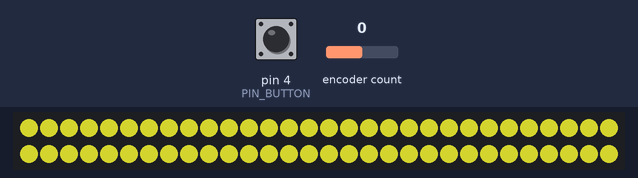
Recording of a sketch running on a simulated Arduino Uno, built with avr-gcc and run on an emulated ATmega328P. Shown: 60 RGB LEDs in strip order, left to right, continuing on the next row. The inputs (shaded band) are chosen by the test bench; at power-on: encoder count 0, pin 4 (PIN_BUTTON) HIGH. Dim RGB values are drawn brighter than linear.

Above: at 1.2 s.
1.3 s: encoder count set to -1
At 1.36 s:
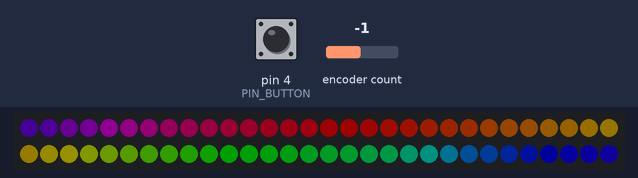
3.0 s: encoder count set to -2
At 3.41 s:
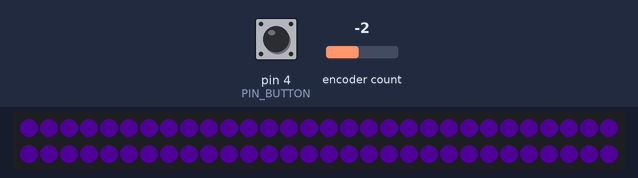
5.2 s: encoder count set to -1
At 5.31 s:
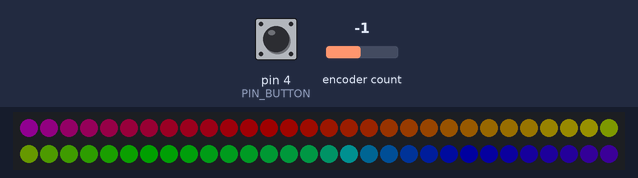
7.8 s: pin 4 (PIN_BUTTON) pulled LOW for 3.2 s
At 8.4 s:
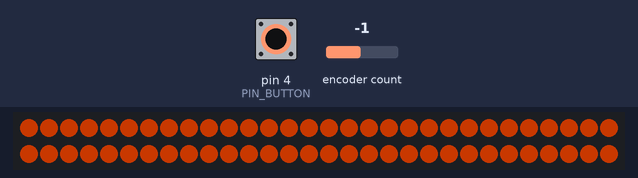
11.6 s: pin 4 (PIN_BUTTON) pulled LOW for 0.15 s
At 11.67 s:
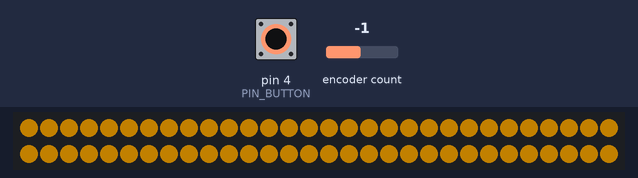
12.3 s: pin 4 (PIN_BUTTON) pulled LOW for 1 s
At 12.9 s:
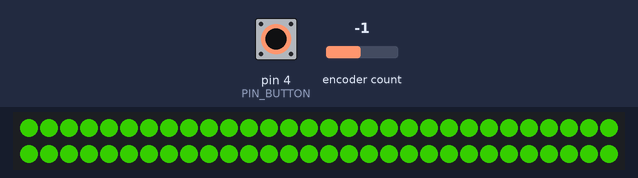

The sketch:

main.ino
```cpp
/* Use the FastLED library instead of the Adafruit NeoPixel library. */
#include <FastLED.h>

/* This optional setting causes Encoder to use more optimized code,
 * It must be defined before Encoder.h is included. */
#define ENCODER_OPTIMIZE_INTERRUPTS
#include <Encoder.h>

/* Digital IO pins. */
#define PIN_ROTARY_ONE 3
#define PIN_ROTARY_TWO 2
#define PIN_BUTTON 4
#define PIN_LED 6

/* Number of LEDs in the strip. */
#define NUM_LEDS 60

/* Rotary encoder object */
Encoder encoder(PIN_ROTARY_ONE, PIN_ROTARY_TWO);

/* This variable holds the LED color state. */
CRGB leds[NUM_LEDS];

/* All the different modes that are available. */
#define MAX_MODES 4
void modeTemperature();
void modeSolid();
void modeSolidRainbow();
void modeRainbow();
void (*modes[MAX_MODES])() = {
    &modeTemperature,
    &modeSolid,
    &modeSolidRainbow,
    &modeRainbow
};

/* Define the different parameters that can be changed using the rotary wheel. */
#define PARAMETER_MODE 0
#define PARAMETER_HUE 1
#define PARAMETER_SATURATION 2
#define PARAMETER_VALUE 3
#define PARAMETER_SPEED 4
#define PARAMETER_POSITION 5
#define PARAMETER_SIZE 6
#define MAX_PARAMETERS 7

/* Holds the parameter that is currently changed using the rotary wheel. */
uint8_t activeParameter = PARAMETER_MODE;

/* Holds the values of the different parameters. */
uint8_t parameters[MAX_PARAMETERS] = { 0, 190, 255, 128, 10, 0, NUM_LEDS-1 };

/* Maximum values of the different parameters, plus one. Zero denotes that a
 * variable can stretch the full range of 0-255. */
uint8_t parameterMax[MAX_PARAMETERS] = { MAX_MODES, 0, 0, 0, 0, NUM_LEDS, NUM_LEDS };

/* Rainbow colors, used to signify active parameter to the user. */
CRGB rainbowColors[MAX_PARAMETERS] = {
    CHSV(0,   255, 255),
    CHSV(21,  255, 255),
    CHSV(43,  255, 255),
    CHSV(85,  255, 255),
    CHSV(170, 255, 255),
    CHSV(198, 255, 255),
    CHSV(226, 255, 255)
};

/* Initial setup, called once on boot. */
void setup() {
    FastLED.addLeds<NEOPIXEL, PIN_LED>(leds, NUM_LEDS).setCorrection(TypicalSMD5050);
    pinMode(PIN_BUTTON, INPUT_PULLUP);
}

/* buttonPressed returns true if the button is pressed, false otherwise. */
uint8_t buttonPressed() {
    return digitalRead(PIN_BUTTON) == LOW;
}

/* buttonChanged returns true if the button was pressed or depressed since last
 * time the function was called. */
bool buttonChanged() {
    static bool lastState = false;
    bool state;
    bool rval;

    state = buttonPressed();
    rval = (state != lastState);
    lastState = state;

    return rval;
}

/* rotary_delta returns the number of full steps the rotary encoder has changed. */
int8_t rotary_delta() {
    int32_t e;
    int8_t rval = 0;

    e = encoder.read();

    rval = e / 4;
    e -= (rval * 4);

    encoder.write(e);

    return rval;
}

/* stepAnimation returns true if it is time for the next step in the animation,
 * according to the SPEED parameter. */
bool stepAnimation() {
    static uint32_t lastClock = 0;
    uint32_t diff;
    uint32_t clock;
    uint32_t expectedDelay;
    bool rval;

    /* Animations are disabled when speed is zero */
    if (parameters[PARAMETER_SPEED] == 0) {
        return false;
    }

    clock = millis();
    diff = clock - lastClock;

    /* Otherwise, delay 1000/SPEED milliseconds. */
    expectedDelay = 1000 / parameters[PARAMETER_SPEED];
    rval = (diff >= expectedDelay);

    if (rval) {
        lastClock = clock;
    }

    return rval;
}

/* ledRange returns a array of bools indicating which LEDs should be drawn,
 * according to the start and end parameters. This function differs from the
 * FastLED library function in the sense that end may be smaller than start. */
bool *ledRange(uint8_t start, uint8_t end) {
    static bool lit[NUM_LEDS];

    memset(&lit, 0, sizeof lit);

    start %= NUM_LEDS;
    end %= NUM_LEDS;

    if (end >= start) {
        /* Contiguous block */

        for (uint8_t led = start; led <= end; led++) {
            lit[led] = true;
        }
    } else {
        /* Split into two parts. Draw start first, then end. */

        for (uint8_t led = 0; led <= end; led++) {
            lit[led] = true;
        }

        for (uint8_t led = start; led < NUM_LEDS; led++) {
            lit[led] = true;
        }
    }

    return lit;
}

/* Fill LEDs with a solid color according to the specified range. All other
 * LEDs are blacked out. */
void fillSolid(bool *range, CRGB color) {
    fill_solid(&leds[0], NUM_LEDS, CRGB::Black);

    for (uint8_t led = 0; led < NUM_LEDS; led++) {
        if (range[led]) {
            leds[led] = color;
        }
    }
}

/* animatedLEDs returns a boolean array of LEDs that should be lit up according
* to POSITION and SIZE. Additionally, the movement animation is attempted. If an
* animation occurred, the animated boolean is set to true. Otherwise, it is set
* to false. If the animated parameter is NULL, it is ignored. */
bool *animatedLEDs(bool *animated = NULL) {
    static uint8_t animation_start = 0;
    uint8_t start;
    bool *range;
    bool anim;

    start = (animation_start + parameters[PARAMETER_POSITION]) % NUM_LEDS;
    range = ledRange(start, start + parameters[PARAMETER_SIZE]);
    anim = stepAnimation();

    if (anim) {
        animation_start++;
        animation_start %= NUM_LEDS;
    }

    if (animated) {
        *animated = anim;
    }

    return range;
}

/* modeTemperature draws a solid color across all LEDs, according to color temperature. */
void modeTemperature() {
    bool *range;

    range = animatedLEDs();
    fillSolid(range, HeatColor(parameters[PARAMETER_HUE]));

    FastLED.setBrightness(parameters[PARAMETER_VALUE]);
}

/* modeSolid draws a solid color across all LEDs, according to the parameters
 * HUE, SATURATION, VALUE. */
void modeSolid() {
    bool *range;

    range = animatedLEDs();
    fillSolid(range, CHSV(
        parameters[PARAMETER_HUE],
        parameters[PARAMETER_SATURATION],
        parameters[PARAMETER_VALUE]
    ));
}

/* modeSolidRainbow draws a solid color across all LEDs, animating it according
 * to the color wheel. */
void modeSolidRainbow() {
    static uint8_t hue = 0;
    bool animated;
    bool *range;

    range = animatedLEDs(&animated);

    fillSolid(range, CHSV(
        hue + parameters[PARAMETER_HUE],
        parameters[PARAMETER_SATURATION],
        parameters[PARAMETER_VALUE]
    ));

    if (animated) {
        hue++;
    }
}

/* modeRainbow draws an animated rainbow across all LEDs. */
void modeRainbow() {
    static uint8_t animation_hue = 0;
    uint8_t hue;
    uint8_t step;
    uint8_t steps = 0;
    bool animated;
    bool *range;

    range = animatedLEDs(&animated);

    /* Increment the color wheel so that it matches the number of visible LEDs */
    step = 255 / parameters[PARAMETER_SIZE];

    /* Black out all LEDs */
    fill_solid(&leds[0], NUM_LEDS, CRGB::Black);

    for (uint8_t led = 0; led < NUM_LEDS; led++) {
        if (!range[led]) {
            continue;
        }
        hue = animation_hue + parameters[PARAMETER_HUE] + (steps++ * step);
        leds[led] = CHSV(hue, parameters[PARAMETER_SATURATION], parameters[PARAMETER_VALUE]);
    }

    if (animated) {
        animation_hue++;
    }
}

/* Check if rotary wheel changed, and adjust active parameter */
void adjustParameter() {
    uint8_t changed;
    int8_t delta;
    uint8_t *mx = &parameterMax[activeParameter];

    delta = rotary_delta();
    changed = parameters[activeParameter] + delta;

    /* Wrap around */
    if (*mx > 0 && changed >= *mx) {
        if (delta < 1) {
            changed = *mx - 1;
        } else {
            changed = 0;
        }
    }

    parameters[activeParameter] = changed;
}

/* loop is called continuously. */
void loop() {

    /* Increase active parameter if button is pressed. */
    if (buttonChanged() && buttonPressed()) {
        activeParameter = (activeParameter + 1) % MAX_PARAMETERS;
        fill_solid(&leds[0], NUM_LEDS, rainbowColors[activeParameter]);
        FastLED.show();
    }

    /* Pause all activity while button is held down. */
    if (buttonPressed()) {
        return;
    }

    /* Adjust active parameter, if neccessary */
    adjustParameter();

    /* Increase or decrease parameter if rotary encoder moved. */
    /* Run the currently active mode. */
    modes[parameters[PARAMETER_MODE]]();
    FastLED.show();
}
```

Measured:
- after the input at 1.3 s, the LEDs: first change at once (image 1 shows a later state)
- after the input at 3.0 s, the LEDs: first change at once (image 2 shows a later state)
- after the input at 5.2 s, the LEDs: first change at once (image 3 shows a later state)
- after the input at 7.8 s, the LEDs: change at once (image 4)
- after the input at 11.6 s, the LEDs: change at once (image 5)
- after the input at 12.3 s, the LEDs: change at once (image 6)
